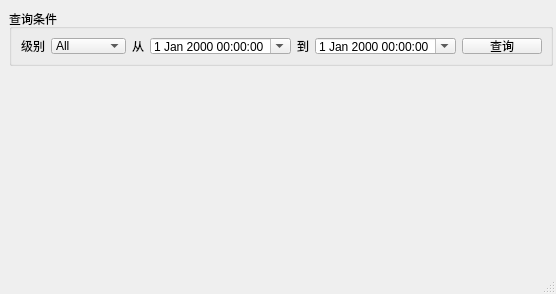
<?xml version="1.0" encoding="UTF-8"?>
<ui version="4.0">
 <class>LogMainWindow</class>
 <widget class="QMainWindow" name="LogMainWindow">
  <property name="geometry">
   <rect>
    <x>0</x>
    <y>0</y>
    <width>556</width>
    <height>294</height>
   </rect>
  </property>
  <property name="windowTitle">
   <string>MainWindow</string>
  </property>
  <widget class="QWidget" name="centralwidget">
   <widget class="QGroupBox" name="groupBox">
    <property name="geometry">
     <rect>
      <x>9</x>
      <y>9</y>
      <width>544</width>
      <height>57</height>
     </rect>
    </property>
    <property name="title">
     <string>查询条件</string>
    </property>
    <layout class="QGridLayout" name="gridLayout">
     <item row="0" column="0">
      <layout class="QHBoxLayout" name="horizontalLayout">
       <item>
        <widget class="QLabel" name="label">
         <property name="text">
          <string>级别</string>
         </property>
        </widget>
       </item>
       <item>
        <widget class="QComboBox" name="comboBox">
         <item>
          <property name="text">
           <string>All</string>
          </property>
         </item>
         <item>
          <property name="text">
           <string>Info</string>
          </property>
         </item>
         <item>
          <property name="text">
           <string>Warning</string>
          </property>
         </item>
         <item>
          <property name="text">
           <string>Error</string>
          </property>
         </item>
         <item>
          <property name="text">
           <string>Fatal</string>
          </property>
         </item>
         <item>
          <property name="text">
           <string>Debug</string>
          </property>
         </item>
        </widget>
       </item>
       <item>
        <spacer name="horizontalSpacer">
         <property name="orientation">
          <enum>Qt::Horizontal</enum>
         </property>
         <property name="sizeHint" stdset="0">
          <size>
           <width>40</width>
           <height>20</height>
          </size>
         </property>
        </spacer>
       </item>
       <item>
        <widget class="QLabel" name="label_2">
         <property name="text">
          <string>从</string>
         </property>
        </widget>
       </item>
       <item>
        <widget class="QDateTimeEdit" name="dateTimeEdit">
         <property name="calendarPopup">
          <bool>true</bool>
         </property>
        </widget>
       </item>
       <item>
        <widget class="QLabel" name="label_3">
         <property name="text">
          <string>到</string>
         </property>
        </widget>
       </item>
       <item>
        <widget class="QDateTimeEdit" name="dateTimeEdit_2">
         <property name="calendarPopup">
          <bool>true</bool>
         </property>
        </widget>
       </item>
       <item>
        <widget class="QPushButton" name="pushButton">
         <property name="text">
          <string>查询</string>
         </property>
        </widget>
       </item>
      </layout>
     </item>
    </layout>
   </widget>
  </widget>
  <widget class="QMenuBar" name="menubar">
   <property name="geometry">
    <rect>
     <x>0</x>
     <y>0</y>
     <width>556</width>
     <height>23</height>
    </rect>
   </property>
  </widget>
  <widget class="QStatusBar" name="statusbar"/>
 </widget>
 <resources/>
 <connections/>
</ui>
